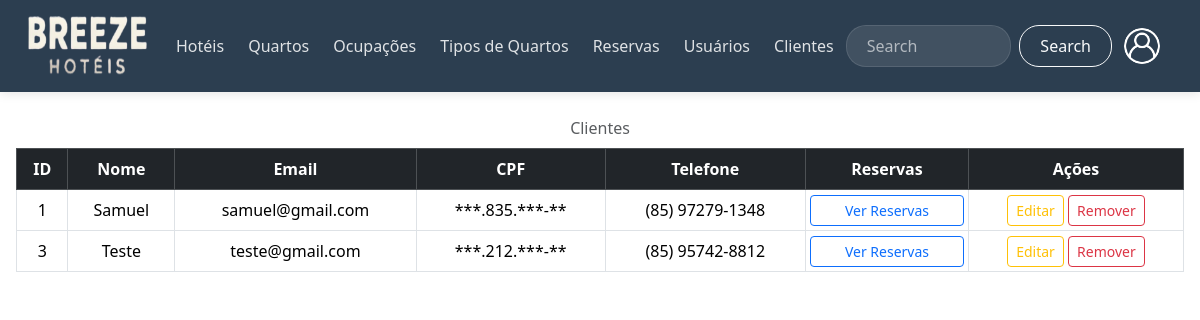
Screenshot of /codes/pages/adm/read/clientes.php (signed in) with the database file from the repository.
### tables this page shows
CREATE TABLE `cliente` (
  `idcliente` int(11) NOT NULL,
  `cpf` varchar(14) NOT NULL,
  `telefone` varchar(15) NOT NULL,
  `u_idusuarios` int(11) NOT NULL
);

CREATE TABLE `usuarios` (
  `idusuarios` int(11) NOT NULL,
  `nome` varchar(255) NOT NULL,
  `email` varchar(255) NOT NULL,
  `senha` varchar(255) NOT NULL
);

### codes/pages/adm/read/clientes.php (the view, shortened to what this page needs)
<?php
include __DIR__ . "/../../../conn/conn.php";
?>
<!DOCTYPE html>
<html lang="pt-br">
<head>
  <link href="https://cdn.jsdelivr.net/npm/bootstrap@5.3.5/dist/css/bootstrap.min.css" rel="stylesheet">
  <link href="/breeze/codes/css/hospedes.css?v=<?= time() ?>" defer rel="stylesheet">
</head>
<body>
  <header>
      <nav class="navbar navbar-expand-lg navbar-custom">
          <div class="container-fluid">
              <a class="navbar-brand navbar-brand-custom" href="../../user/indexA.php">
                  <img src="/breeze/images/logob.png" height="60" width="120" alt="Logo">
              </a>
              <div class="collapse navbar-collapse navbar-collapse-custom" id="navbarSupportedContent">
                  <ul class="navbar-nav me-auto mb-2 mb-lg-0">
                      <li class="nav-item nav-item-custom dropdown">
                          <a class="nav-link nav-link-custom dropdown-toggle" href="#" role="button" data-bs-toggle="dropdown" aria-expanded="false"> Hotéis </a>
                      </li>
                      <li class="nav-item nav-item-custom dropdown">
                          <a class="nav-link nav-link-custom dropdown-toggle" href="#" role="button" data-bs-toggle="dropdown" aria-expanded="false"> Quartos </a>
                      </li>
                      <li class="nav-item nav-item-custom dropdown">
                          <a class="nav-link nav-link-custom dropdown-toggle" href="#" role="button" data-bs-toggle="dropdown" aria-expanded="false"> Ocupações </a>
                      </li>
                      <li class="nav-item nav-item-custom dropdown">
                          <a class="nav-link nav-link-custom dropdown-toggle" href="#" role="button" data-bs-toggle="dropdown" aria-expanded="false"> Tipos de Quartos </a>
                      </li>
                      <li class="nav-item nav-item-custom dropdown">
                          <a class="nav-link nav-link-custom dropdown-toggle" href="#" role="button" data-bs-toggle="dropdown" aria-expanded="false"> Reservas </a>
                      </li>
                      <li class="nav-item nav-item-custom dropdown">
                          <a class="nav-link nav-link-custom dropdown-toggle" href="#" role="button" data-bs-toggle="dropdown" aria-expanded="false"> Usuários </a>
                      </li>
                      <li class="nav-item nav-item-custom dropdown">
                          <a class="nav-link nav-link-custom dropdown-toggle" href="#" role="button" data-bs-toggle="dropdown" aria-expanded="false"> Clientes </a>
                      </li>
                  </ul>
                  <form class="d-flex search-form-custom" role="search">
                      <input class="form-control me-2" type="search" placeholder="Search" aria-label="Search">
                      <button class="btn btn-outline-light" type="submit"> Search </button>
                  </form>
                  <ul class="navbar-nav user-menu">
                      <li class="nav-item nav-item-custom dropdown">
                          <a class="nav-link nav-link-custom dropdown-toggle" href="#" id="userDropdown" role="button" data-bs-toggle="dropdown" aria-expanded="false">
                              <img src="/breeze/images/login.png" class="user-avatar rounded-circle" alt="User">
                          </a>
                      </li>
                  </ul>
              </div>
          </div>
      </nav>
  </header>
  <main class="w-100 m-auto form-container">
    <table class="table table-bordered align-middle caption-top mb-0">
      <thead class="table-dark text-center">
        <tr>
          <th class="sortable"> ID </th>
          <th class="sortable"> Nome </th>
          <th class="sortable"> Email </th>
          <th class="sortable"> CPF </th>
          <th class="sortable"> Telefone </th>
          <th> Reservas </th>
          <th> Ações </th>
        </tr>
      </thead>
      <tbody>
        <?php
          try {
            $sql = "SELECT c.idcliente, c.cpf, c.telefone, c.u_idusuarios, u.idusuarios, u.nome, u.email
                    FROM cliente c
                    JOIN usuarios u ON c.u_idusuarios = u.idusuarios";
            $stmt = $conn->prepare($sql);
            if ($stmt->execute()) {
                $clientes = $stmt->fetchAll(PDO::FETCH_ASSOC);
            } else {
                $clientes = [];
            }
            if ($clientes) {
              foreach ($clientes as $row) {
                $cpf = $row['cpf'];
                $cpfFormat = '***.' . substr($cpf, 4, 3) . '.***-**';
                echo '<tr class="text-center align-middle">
                        <td>'.$row["idcliente"].'</td>
                        <td>'.$row["nome"].'</td>
                        <td>'.$row["email"].'</td>
                        <td>'.$cpfFormat.'</td>
                        <td>'.$row["telefone"].'</td>
                        <td class="p-1">
                          <button class="btn btn-outline-primary btn-sm w-100 ver-reservas-btn" reservas="'.$row["idcliente"].'" data-bs-toggle="modal" data-bs-target="#modalReservas">
                            Ver Reservas
                          </button>
                        </td>
                        <td class="p-1">
                          <button class="btn btn-outline-warning btn-sm w-49 btn-editar" editar="' . htmlspecialchars($row["idcliente"]) . '" data-bs-toggle="modal" data-bs-target="#modalEditar">
                            Editar
                          </button>
                          <button class="btn btn-outline-danger btn-sm w-49 btn-remover" remover="' . $row["idcliente"] . '" data-bs-toggle="modal" data-bs-target="#modalRemover">
                            Remover
                          </button>
                        </td>
                      </tr>';
            }
            } else {
                echo "<tr><td colspan='7' class='text-center'>Nenhum cliente cadastrado.</td></tr>";
            }
        } catch (PDOException $e) {
            echo "<tr><td colspan='7' class='text-danger'>Erro ao buscar hóspedes: " . $e->getMessage() . "</td></tr>";
        }
        ?>
      </tbody>
      <caption class="text-center"> Clientes </caption>
    </table>
  </main>
</body>
</html>

### codes/css/hospedes.css (style rules this page uses)
main { max-width: 1250px; padding: 1rem; }
.dropdown-toggle::after { display: none; }
:root { --nav-primary: #2c3e50; --primary-color: #2563eb; --secondary-color: #1d4ed8; --light-gray: #f8f9fa; --dark-gray: #343a40; --border-radius: 12px; --box-shadow: 0 4px 20px rgba(0, 0, 0, 0.08); }
.navbar-custom { background: var(--nav-primary) !important; padding: 0.5rem 1rem; box-shadow: 0 2px 10px rgba(0, 0, 0, 0.1); }
.navbar-brand-custom { padding: 0.5rem 0; }
.nav-link-custom { color: rgba(255, 255, 255, 0.85) !important; padding: 0.5rem 1rem; margin: 0 0.25rem; font-weight: 500; transition: all 0.3s ease; border-radius: 8px; }
.search-form-custom .form-control { border-radius: 20px; padding: 8px 20px; border: 1px solid rgba(255, 255, 255, 0.2); background-color: rgba(255, 255, 255, 0.1); color: white; }
.search-form-custom .form-control::placeholder { color: rgba(255, 255, 255, 0.6); }
.search-form-custom .btn { border-radius: 20px; padding: 8px 20px; }
.user-avatar { width: 36px; height: 36px; object-fit: cover; }
.form-control { padding: 0.75rem 1rem; border-radius: 8px; border: 1px solid #e0e0e0; transition: all 0.3s ease; width: 100%; }

### rows the page displays
cliente: idcliente "1", u_idusuarios.nome "Samuel", u_idusuarios.email "samuel@gmail.com", cpf "***.835.***-**", telefone "(85) 97279-1348"
cliente: idcliente "3", u_idusuarios.nome "Teste", u_idusuarios.email "teste@gmail.com", cpf "***.212.***-**", telefone "(85) 95742-8812"
